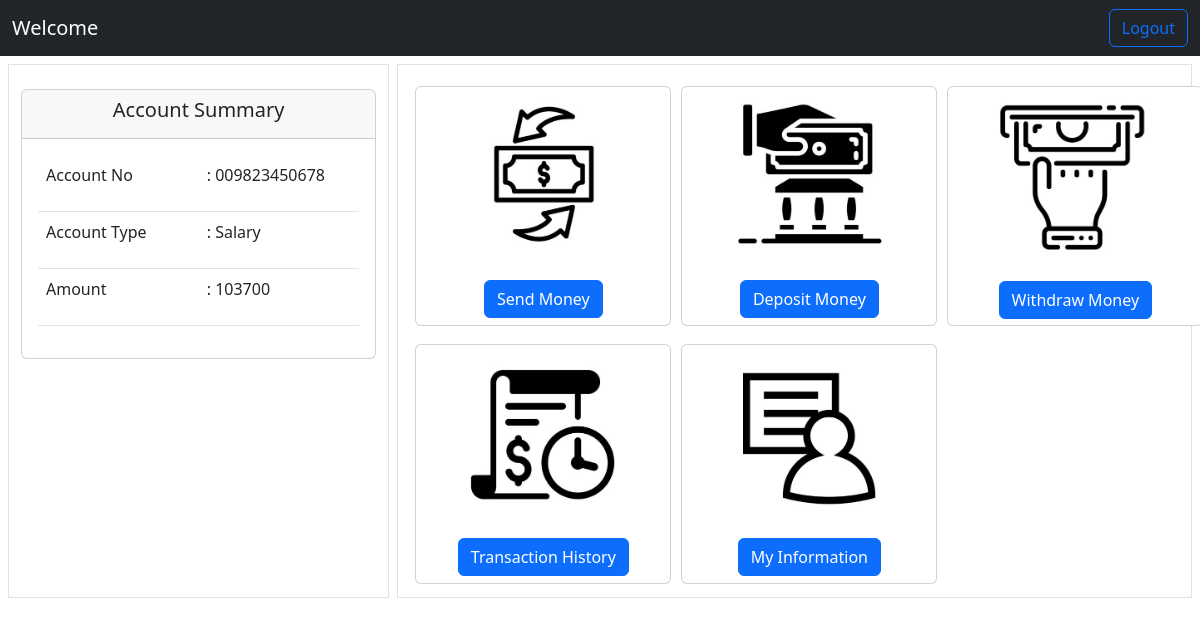
The page /Dashboard/ (signed in) on the database its author committed.
### app/models.py (models this page shows)
class BalanceData(db.Model):
    id = db.Column(db.Integer, primary_key=True)
    AccNo = db.Column(db.String(20), nullable=False)
    amount = db.Column(db.String(20), nullable=False)
    AccType = db.Column(db.String(100), nullable=False)

### Dashboard/routes.py (the view)
@dboard.route('/')
def Dashboard():
    if 'LoggedIn' in session:
        if session['LoggedIn']:
            id = session['id']
            data = getData(id)
            return render_template('DashboardPage.html', data = data)
        else:
            return redirect(url_for('HomeLogin'))
    else:
        return redirect(url_for('HomeLogin'))

### Dashboard/routes.py (called while the page is built)
def getData(aid):
    result = BalanceData.query.get(aid)
    data = {
        'acc_no': result.AccNo,
        'amount': result.amount,
        'acc_type':result.AccType
    }
    return data

### Dashboard/templates/DashboardPage.html (shortened to what this page needs)
{% extends "layout.html" %}
{% block content %}
<div>
    <nav class="navbar navbar-expand-lg bg-dark" data-bs-theme="dark">
        <div class="container-fluid">
            <a class="navbar-brand">Welcome {{ name }}</a>
            <div class="collapse navbar-collapse" id="navbarSupportedContent">
                <form class="d-flex" role="search" action="/Dashboard/Logout" method="post">
                    <button class="btn btn-outline-primary" type="submit">Logout</button>
                </form>
            </div>
        </div>
    </nav>
</div>
<div class="row mt-1 m-1">
    <div class="col -4 m-1 border">
        <div>
            <div class="card mt-4">
                <div class="card-header text-center">
                    <h5>Account Summary</h5>
                </div>
                <div class="card-body">
                    <table class="table text-start">
                        <tr>
                            <td class="col-6">
                                Account No
                            </td>
                            <td class="col-6">
                                <p>: {{ data['acc_no'] }}</p>
                            </td>
                        </tr>
                        <tr>
                            <td class="col-6">
                                Account Type
                            </td>
                            <td class="col-6">
                                <p>: {{ data['acc_type'] }}</p>
                            </td>
                        </tr>
                        <tr>
                            <td class="col-6">
                                Amount
                            </td>
                            <td class="col-6">
                                <p>: {{ data['amount'] }}</p>
                            </td>
                        </tr>
                    </table>
                </div>
            </div>
        </div>
    </div>
    <div class="col-8 m-1 border center">
        <table class=" mt-2 mb-"
               style="border-collapse: separate; border-spacing: 0 0.5em; margin-left: auto; margin-right: auto;">
            <tr class="mb-3">
                <td style="padding: 5px;">
                    <div class="card text-center" style="width: 16rem; height: 15rem;">
                        <img src="{{ url_for('.static', filename='SendMoney.jpg') }}" class="card-img-top mx-auto"
                             alt="..." style="width:80% ">
                        <div class="card-body">
                            <a href="/Dashboard/SendMoney" class="btn btn-primary">Send Money</a>
                        </div>
                    </div>
                </td>
                <td style="padding: 5px;">
                    <div class="card text-center" style="width: 16rem; height: 15rem;">
                        <img src="{{ url_for('.static', filename='DepositMoney.jpg') }}"
                             class="card-img-top mx-auto" alt="..." style="width:80% ">
                        <div class="card-body">
                            <a href="/Dashboard/DepositMoney" class="btn btn-primary">Deposit Money</a>
                        </div>
                    </div>
                </td>
                <td style="padding: 5px;">
                    <div class="card text-center" style="width: 16rem; height: 15rem;">
                        <img src="{{ url_for('.static', filename='WithdrawMoney.jpg') }}" class="card-img-top mx-auto"
                             alt="..." style="width:80% ">
                        <div class="card-body">
                            <a href="/Dashboard/WithdrawMoney" class="btn btn-primary">Withdraw Money</a>
                        </div>
                    </div>
                </td>
            </tr>
            <tr>
                <td style="padding: 5px;">
                    <div class="card text-center" style="width: 16rem; height: 15rem;">
                        <img src="{{ url_for('.static', filename='TransactionHistory.jpg') }}"
                             class="card-img-top mx-auto"
                             alt="..." style="width:80% ">
                        <div class="card-body">
                            <a href="/Dashboard/TransactionHistory" class="btn btn-primary">Transaction History</a>
                        </div>
                    </div>
                </td>
                <td style="padding: 5px;">
                    <div class="card text-center" style="width: 16rem; height: 15rem;">
                        <img src="{{ url_for('.static', filename='MyInformation.jpg') }}" class="card-img-top mx-auto"
                             alt="..." style="width:80% ">
                        <div class="card-body">
                            <a href="/Dashboard/MyInformation" class="btn btn-primary">My Information</a>
                        </div>
                    </div>
                </td>
            </tr>
        </table>
    </div>
</div>
{% endblock content %}

### app/templates/Layout.html (shortened to what this page needs)
<!doctype html>
<html lang="en">
    <head>
        <link href="https://cdn.jsdelivr.net/npm/bootstrap@5.3.0-alpha1/dist/css/bootstrap.min.css" rel="stylesheet"
>
    </head>
    <body>
        {% block content %}
        {% endblock %}
    </body>
</html>

### rows shown on the page
BalanceData: acc_no "009823450678", acc_type "Salary", amount "103700"
